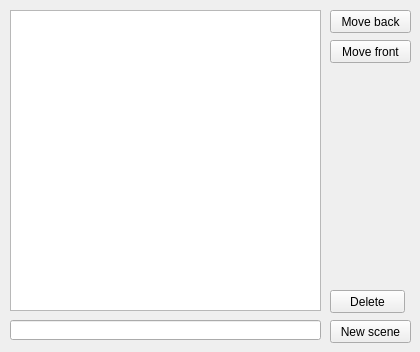
      <widget class="QWidget" name="tab_scenes">
       <attribute name="title">
        <string>Scenes</string>
       </attribute>
       <widget class="QListWidget" name="lstScenes">
        <property name="geometry">
         <rect>
          <x>10</x>
          <y>10</y>
          <width>311</width>
          <height>301</height>
         </rect>
        </property>
       </widget>
       <widget class="QLineEdit" name="txtSceneName">
        <property name="geometry">
         <rect>
          <x>10</x>
          <y>320</y>
          <width>311</width>
          <height>20</height>
         </rect>
        </property>
       </widget>
       <widget class="QPushButton" name="btnSceneAdd">
        <property name="geometry">
         <rect>
          <x>330</x>
          <y>320</y>
          <width>81</width>
          <height>23</height>
         </rect>
        </property>
        <property name="text">
         <string>New scene</string>
        </property>
       </widget>
       <widget class="QPushButton" name="btnScenesMoveFront">
        <property name="geometry">
         <rect>
          <x>330</x>
          <y>40</y>
          <width>81</width>
          <height>23</height>
         </rect>
        </property>
        <property name="text">
         <string>Move front</string>
        </property>
       </widget>
       <widget class="QPushButton" name="btnScenesMoveBack">
        <property name="geometry">
         <rect>
          <x>330</x>
          <y>10</y>
          <width>81</width>
          <height>23</height>
         </rect>
        </property>
        <property name="text">
         <string>Move back</string>
        </property>
       </widget>
       <widget class="QPushButton" name="btnSceneDelete">
        <property name="geometry">
         <rect>
          <x>330</x>
          <y>290</y>
          <width>75</width>
          <height>23</height>
         </rect>
        </property>
        <property name="text">
         <string>Delete</string>
        </property>
       </widget>
      </widget>
